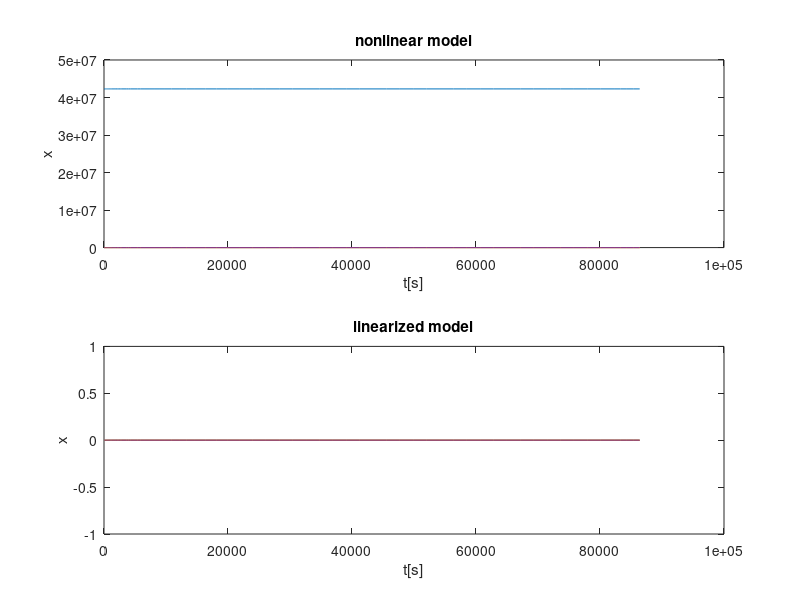
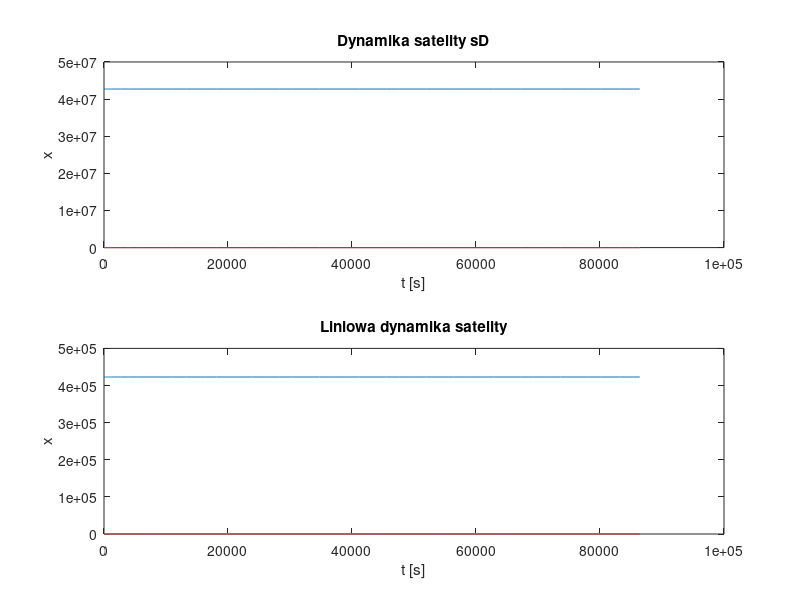
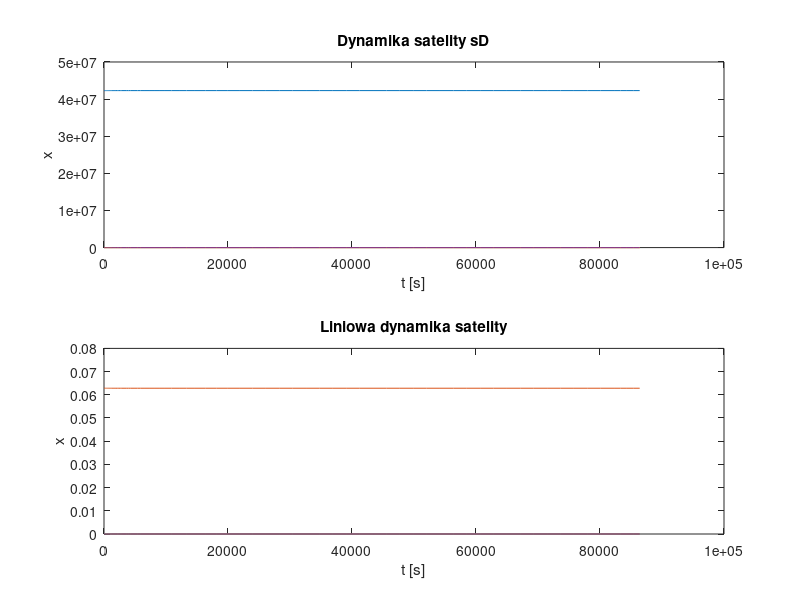
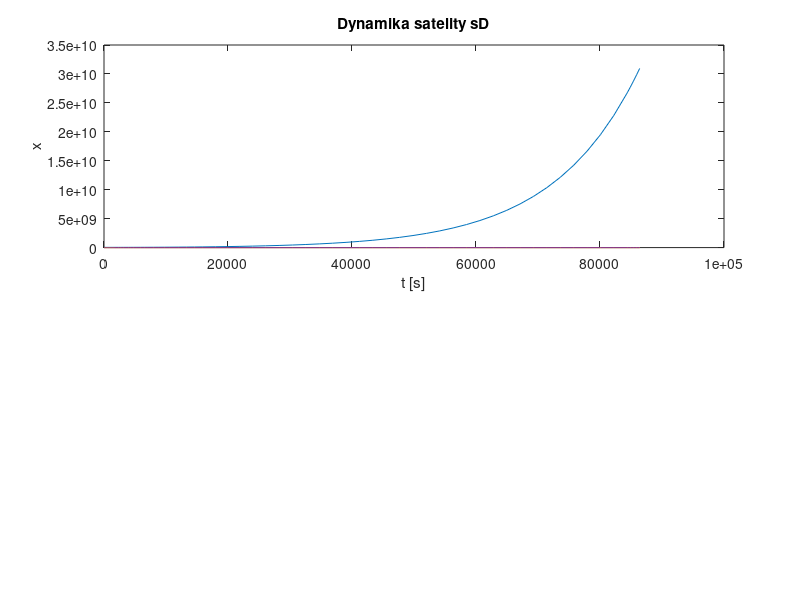

These charts were generated, in order, by the following MATLAB code: (Note: this script raises an error after producing the figures.)
%% A.4 DYNAMIKA SATELITY
clear all
close all
clc
%% A.4.2 Modelowanie matematyczne

% definiowanie parametrow satelity
T=24*60*60;           % s, okres obrotu Ziemi
m=2;                  % kg
k=4e14;               % m^3/s^2
omega=2*pi/T;         % rad/s
rR=(k/omega^2)^(1/3); % m, średnica orbity satelity

% definicje typowych sygnalow wejsciowych uzywanych podczas badan symulacyjnych 
% dynamiki satelity

ur=@(t)0; 
uth=@(t)0; 
dr=@(t)0; 
dth=@(t)0;

% tworzenie kodu dla dynamiki satelity (sD)
% x'=f(x,u)
% derivation of f:
sD=@(t,x)[...
    x(2,:); ...
    -k./(x(1,:).^2)+ x(1,:).*(omega+x(4,:)).^2 + 1.0./(m).*(ur(t)+dr(t));
    0; ...  % jest nieprawidlowo (w celu zapewnienia wykonywalnosci skryptu)
    0  ...  % jest nieprawidlowo 
    ];

%% A.4.3 analiza punktu rownowagi
% weryfikacja wybranych rozwiazan ukladu rownan satelity ze zmiennymi stanu


disp('A.4.3')

x0=[rR;0;0;0];
test1=sD(0,x0);


%% A.4.4 Przyblizenie liniowe
% wyliczanie parametrow A, B, C przyblizenia liniowego
% x'=f(x,u)
% y =h(x,u)
% w punkcie rownowagi

A= ...
[        0,             1, 0,          0; ...
 3*omega^2,             0, 0, 2*omega*rR; ...
         0,             0, 0,          1; ...
         0, -(2*omega)/rR, 0,          0 ...
];

B= ...
[ ...
...
];

C= [];

% tworzenie kodu dla przyblizenia liniowego (sLD)  dynamiki satelity 
% f(x,u) w postaci fl(x,u):=A*x + B*u
sLD=@(t,x)zeros(4,1);  % jest nieprawidlowo (w celu zapewnienia wykonywalnosci skryptu)

%% A.4.5 Analiza modelu
% stabilnosc przyblizenia liniowego
disp('A.4.5')
disp('stability:')
disp('eigenvalues of A')
ev=eig(A)


%% A.4.6 Symulacje
% badania symulacyjne dynamiki satelity

% 0
% system w punkcie rownowagi

% warunki poczatkowe i zaklocenie radialne
x0=[rR;0;0;0]; 
x0L=x0-[rR;0;0;0];

% tworzenie kodu dla dynamiki satelity (sD)
sD=@(t,x)[0; ... % jest nieprawidlowo (w celu zapewnienia wykonywalnosci skryptu)
    0; ... % jest nieprawidlowo
    0; ... % jest nieprawidlowo
    0; ... % jest nieprawidlowo
    ];
% tworzenie kodu dla przyblizenia liniowego dynamiki satelity (sLD)
sLD=@(t,x)zeros(4,1); % jest nieprawidlowo (w celu zapewnienia wykonywalnosci skryptu)

% symulacja i kreslenie wykresow dla dynamiki satelity (sD)
[ts,ys] = ode45(sD,[0 T],x0);
figure(1)
subplot(2,1,1)
plot(ts,ys)
title("nonlinear model")
xlabel("t[s]"), ylabel("x")
% symulacja i kreslenie wykresow dla aproksymacji liniowej dynamiki satelity (sLD)
[tls,yls] = ode45(sLD,[0 T],x0L);
subplot(2,1,2)
plot(tls,yls)
title("linearized model")
xlabel("t[s]"), ylabel("x")

% 1
% 1%--we zaburzenie r(0) wzgledem promienia orbity geostacjonarnej

% warunki poczatkowe (radialne zaklocenie jest niezmienione)
x0=[rR*1.01;0;0;0]; % warunek poczatkowy dla systemu nieliowego
x0L=x0-[rR;0;0;0];  % warunek poczatkowy dla aproksymacji liniowej

% ZADANIE 1
% symulacja i kreslenie wykresow dla dynamiki satelity (sD)
[t1,y1]=ode45(sD,[0 T],x0);
figure(2);
subplot(2,1,1);
plot(t1,y1)
title("Dynamika satelity sD")
xlabel("t [s]")
ylabel("x");
% symulacja i kreslenie wykresow dla aproksymacji liniowej dynamiki satelity (sLD)
[tl1, yl1]=ode45(sLD,[0 T],x0L);
subplot(2,1,2);
plot(tl1,yl1);
title("Liniowa dynamika satelity");
xlabel("t [s]");
ylabel("x");

% 1%-we zaburzenie phi(0) wzgledem pelnego obrotu Ziemi wzgledem swojej osi

% warunki poczatkowe (radialne zaklocenie jest niezmienione)
x0=[rR;2*pi/100;0;0];
x0L=x0-[rR;0;0;0];

% ZADANIE 2
% symulacja i kreslenie wykresow dla dynamiki satelity (sD)
[t2,y2]=ode45(sD, [0 T],x0);
figure(3)
subplot(2,1,1)
plot(t2,y2)
title("Dynamika satelity sD")
xlabel("t [s]");
ylabel("x");
% symulacja i kreslenie wykresow dla aproksymacji liniowej dynamiki satelity (sLD)
[tl2,yl2]=ode45(sLD, [0 T], x0L);
subplot(2,1,2)
plot(tl2,yl2)
title("Liniowa dynamika satelity");
xlabel("t [s]");
ylabel("x");

% 2
% radialne zaklocenie skokowe o wartosci 5% grawitacyjnego przyciagania 
% satelity przez ziemie

% warunki poczatkowe i radialne zaklocenie
x0=[rR;0;0;0];
x0L=x0-[rR;0;0;0];
dr=@(t)(sign(t)+1)*m*9.81/2*0.05; 

% ZADANIE 3
% tworzenie kodu dla dynamiki satelity (sD)
sD=@(t,x) [x(2);-k./(x(1)^2)+x(1)*(omega+x(4))^2+1/m*(ur(t)+dr(t));x(4);0];
% tworzenie kodu dla aproksymacji liniowej dynamiki satelity (sLD)
sLD=@(t,x) A*x+B*dr(t);

% symulacja i kreslenie wykresów dla dynamiki satelity (sD)
[t3,y3]=ode45(sD,[0 T],x0);
figure(4)
subplot(2, 1, 1)
plot(t3,y3)
title("Dynamika satelity sD")
xlabel("t [s]"); 
ylabel("x");
% symulacja i kreslenie wykresów dla aproksymacji liniowej dynamiki satelity (sLD)
[tl3,yl3]=ode45(sLD,[0 T],x0L);
subplot(2,1,2)
plot(tl3,yl3)
title("Aporksymacja liniowej dynamiki satelity sD")
xlabel("t [s]"); 
ylabel("x");
% 3
% radialne zakłócenie o charakterze okresowym z amplitudą równą 5%
% grawitacyjnego przyciągania satelity przez Ziemię o okresie równym okresowi
% obrotu Ziemi

% warunki początkowe i radialne zakłócenie
dr = @(t) cos(2 * pi / T * t) * m * 9.81 * 0.05;

% ZADANIE 4
% tworzenie kodu dla dynamiki satelity (sD)
sD=@(t,x)[x(2);-k./(x(1)^2)+x(1)*(omega+x(4))^2+1/m*(ur(t)+dr(t));x(4);0];
% tworzenie kodu dla aproksymacji liniowej dynamiki satelity (sLD)
sLD=@(t,x)A*x+B*dr(t);

% symulacja i kreslenie wykresów dla dynamiki satelity (sD)
[t4,y4]=ode45(sD,[0 T],x0);
figure(5)
subplot(2,1,1)
plot(t4,y4)
title("Dynamika satelity sD")
xlabel("t [s]"); 
ylabel("x");
% symulacja i kreslenie wykresów dla aproksymacji liniowej dynamiki satelity (sLD)
[tl4,yl4]=ode45(sLD,[0 T],x0L);
subplot(2,1,2)
plot(tl4,yl4)
title("Aproksymacja liniowej dynamiki satelity sLD")
xlabel("t [s]");
ylabel("x");
